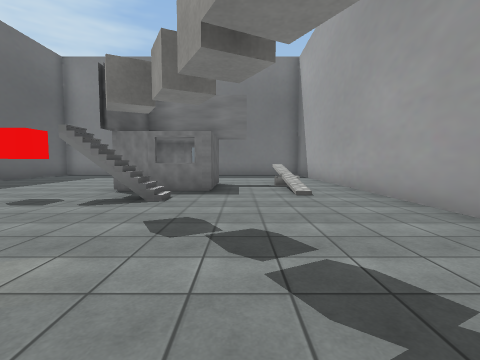
view 1 (above)

15 first-person views from a walk through a 3-D level made in the Unity game engine. The camera is 1.3 m above the floor, tilts 4° down and sees 85° across. Doors are open. The floor is counted in squares, 2 m on a side. Each view is taken from the middle of a square. On the plan, view 1 faces up. The plan holds only what a view shows up to about 9 squares ahead; the rest is blank. The player is left out. Some surface patterns are stand-ins.

view 2
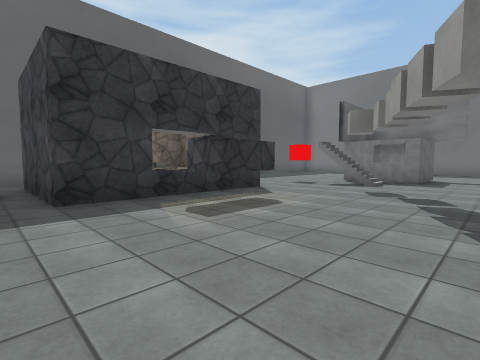

view 3
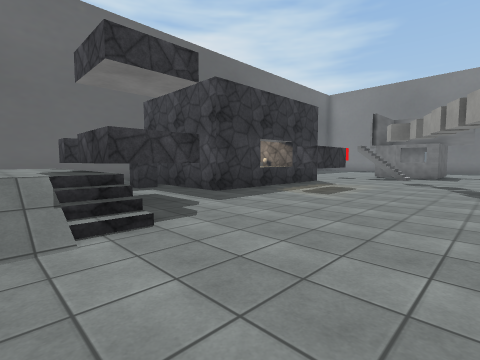

view 4
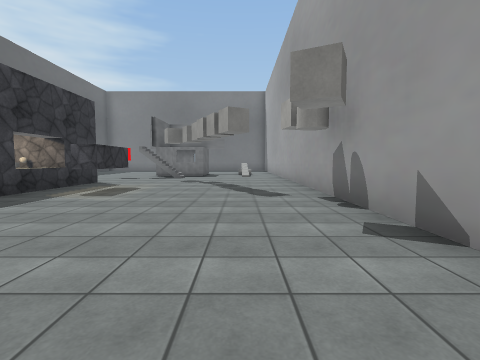

view 5
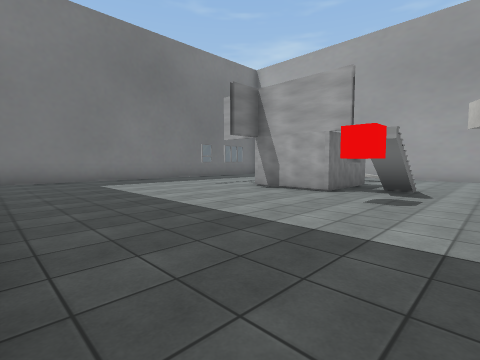

view 6
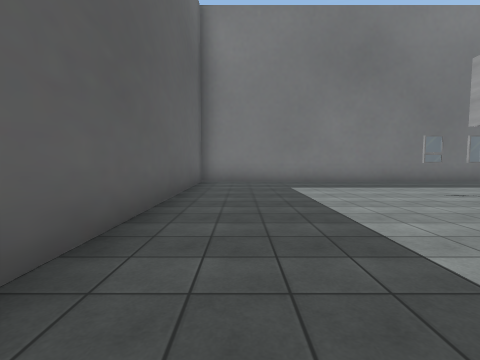

view 7
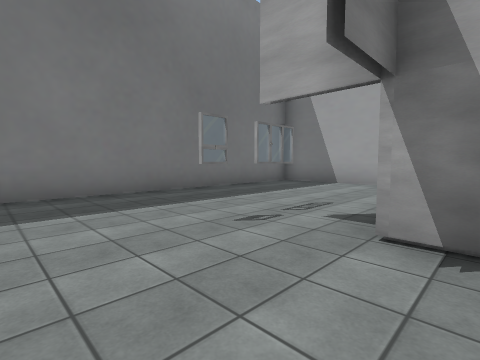

view 8
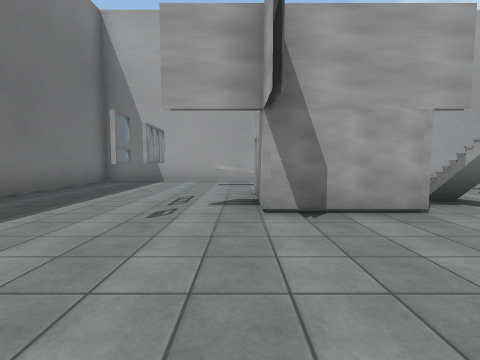

view 9
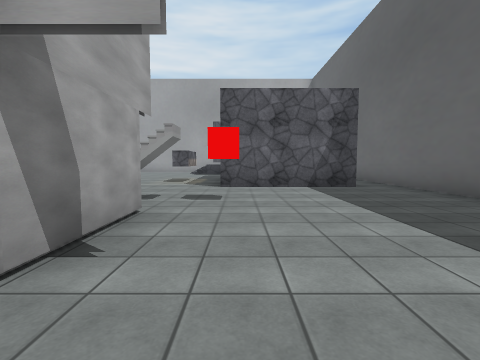

view 10
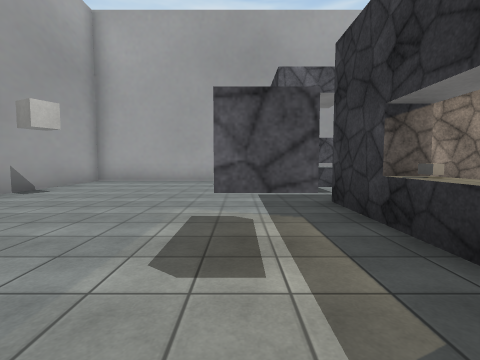

view 11
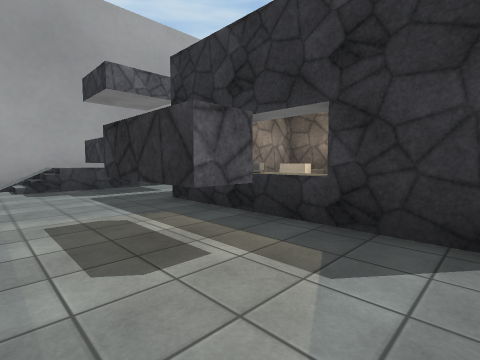

view 12
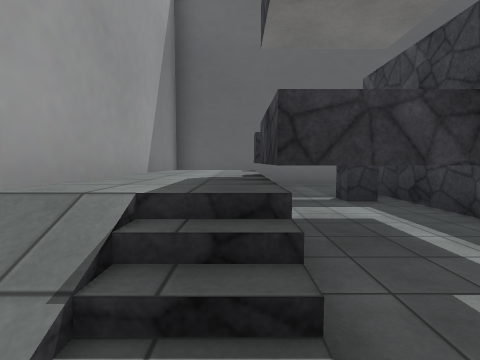

view 13
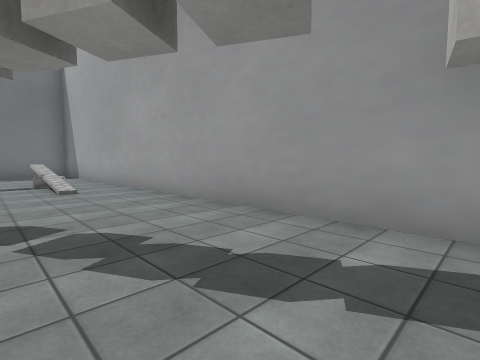

view 14
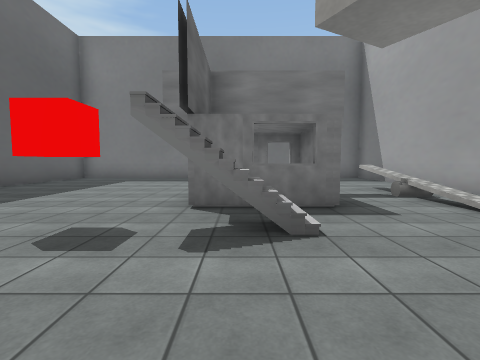

view 15
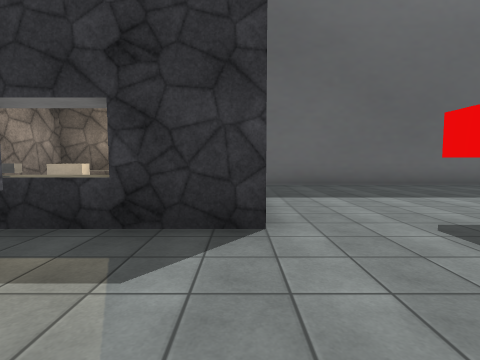

### Floor plan
Key: @ floor where view 1 was taken; # wall or solid block; . main floor; : floor 1 m higher than the main floor; / step, stairs or slope; D open door; = window, fence, low wall or low ledge; ^ raised ledge; C crate; O other object.
Columns run from 9 left of view 1 to 3 right of it. Each row starts with its distance up from view 1.
 13 #############
 12 #...........#
 11 #....D......#
 10 #....D......#
  9 #.....==DD..#
  8 #.....##....#
  7 #.....###.O.#
  6 #.....###...#
  5 #...........#
  4 #...........#
  3 #...........#
  2 #.####......#
  1 #.#^ #......#
  0 #.#  #.#.@..#
 -1 # #CC#......#
 -2 #.####......#
 -3 #...#..DDD..#
 -4 #...##=.....#
 -5 #  /:::/....#
 -6 #  /:::/....#
 -7  ############

Positions as (right, up) in squares from view 1, and headings:
1: (0, 0), facing up
2: (1, -3), facing up-left
3: (1, -6), facing up-left
4: (1, -6), facing up
5: (-8, 3), facing up-right
6: (-7, 4), facing up
7: (-5, 7), facing up-right
8: (-6, 8), facing right
9: (-4, 9), facing down
10: (-2, 2), facing down
11: (-1, 2), facing down-left
12: (-1, -5), facing left
13: (0, -1), facing up-right
14: (-2, 2), facing up
15: (-1, 2), facing left
